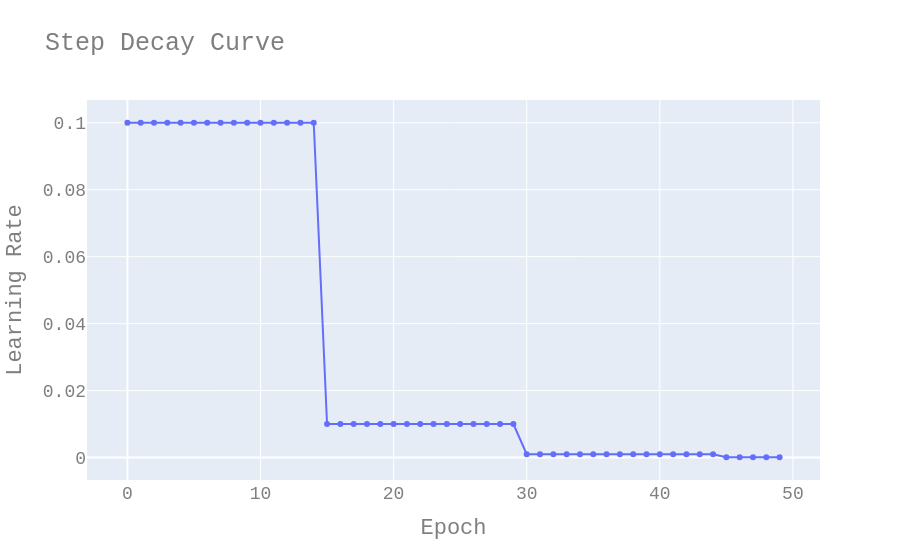

Write notebook code for a chart like this one.
### Markdown cell above
<h2 dir=rtl align=right style="line-height:200%;font-family:vazir;color:#0099cc">
<font face="vazir" color="#0099cc">
زمانبندی پلهای یا چندضابطهای (Step یا Piecewise)
</font>
</h2>

### Code cell
step = 15
decay = 0.1
epoch = 50
lr = 0.1
x = np.arange(0, epoch, 1)
y = lr * decay ** (x // step)

fig = go.Figure()
fig.add_trace(go.Scatter(x=x, y=y, mode='lines+markers'))
fig.update_layout(
    title="Step Decay Curve",
    xaxis_title="Epoch",
    yaxis_title="Learning Rate",
    font=dict(
        family="Courier New, monospace",
        size=18,
        color="#7f7f7f"
    )
)
fig.show()

### Figure 1 — Plotly figure (JSON) as saved in the notebook; plotly's stock layout.template omitted (floating-point values rounded to 4 significant figures)
{"data": [{"mode": "lines+markers", "type": "scatter", "x": [0, 1, 2, 3, 4, 5, 6, 7, 8, 9, 10, 11, 12, 13, 14, 15, 16, 17, 18, 19, 20, 21, 22, 23, 24, 25, 26, 27, 28, 29, 30, 31, 32, 33, 34, 35, 36, 37, 38, 39, 40, 41, 42, 43, 44, 45, 46, 47, 48, 49], "y": [0.1, 0.1, 0.1, 0.1, 0.1, 0.1, 0.1, 0.1, 0.1, 0.1, 0.1, 0.1, 0.1, 0.1, 0.1, 0.01, 0.01, 0.01, 0.01, 0.01, 0.01, 0.01, 0.01, 0.01, 0.01, 0.01, 0.01, 0.01, 0.01, 0.01, 0.001, 0.001, 0.001, 0.001, 0.001, 0.001, 0.001, 0.001, 0.001, 0.001, 0.001, 0.001, 0.001, 0.001, 0.001, 0.0001, 0.0001, 0.0001, 0.0001, 0.0001]}], "layout": {"font": {"color": "#7f7f7f", "family": "Courier New, monospace", "size": 18}, "title": {"text": "Step Decay Curve"}, "xaxis": {"title": {"text": "Epoch"}}, "yaxis": {"title": {"text": "Learning Rate"}}}}
